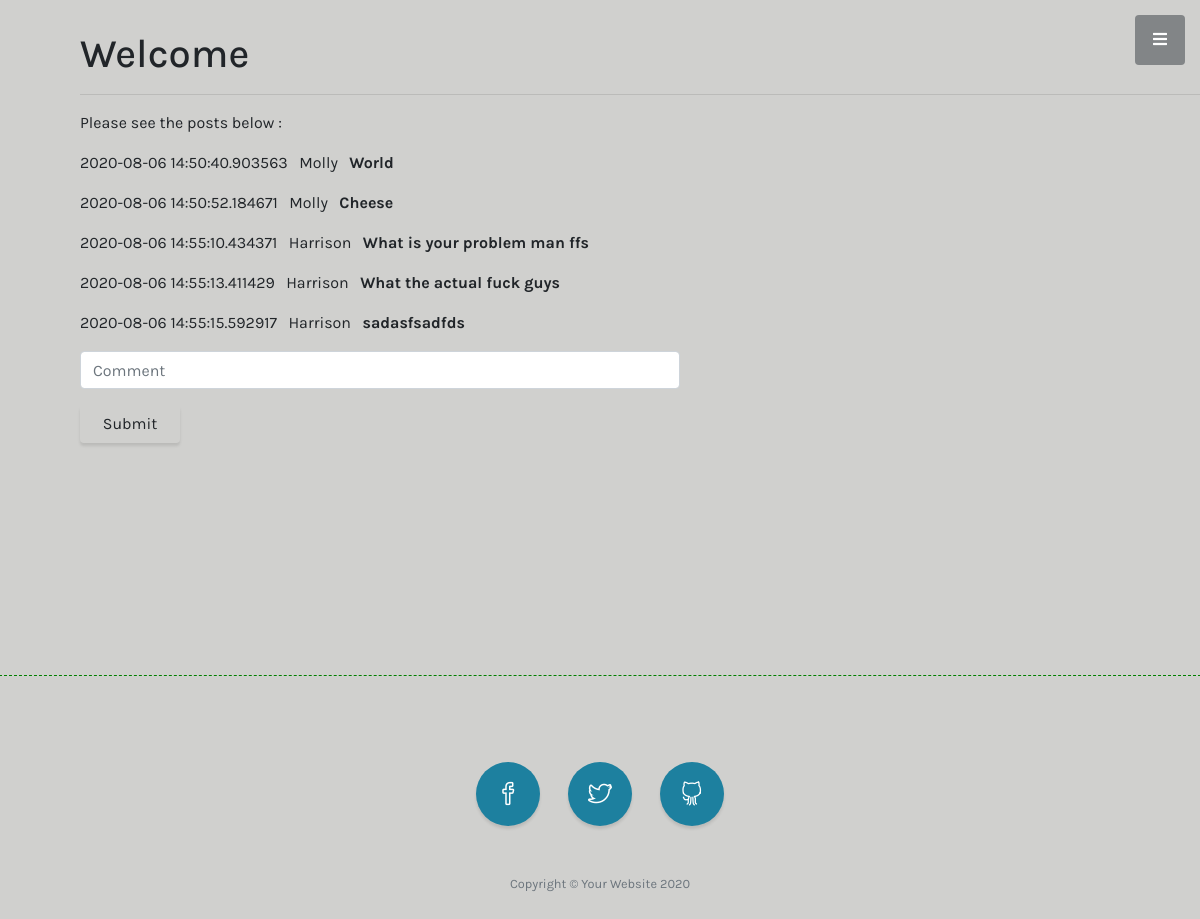
The app's page /Molly/posts (signed in), older data.
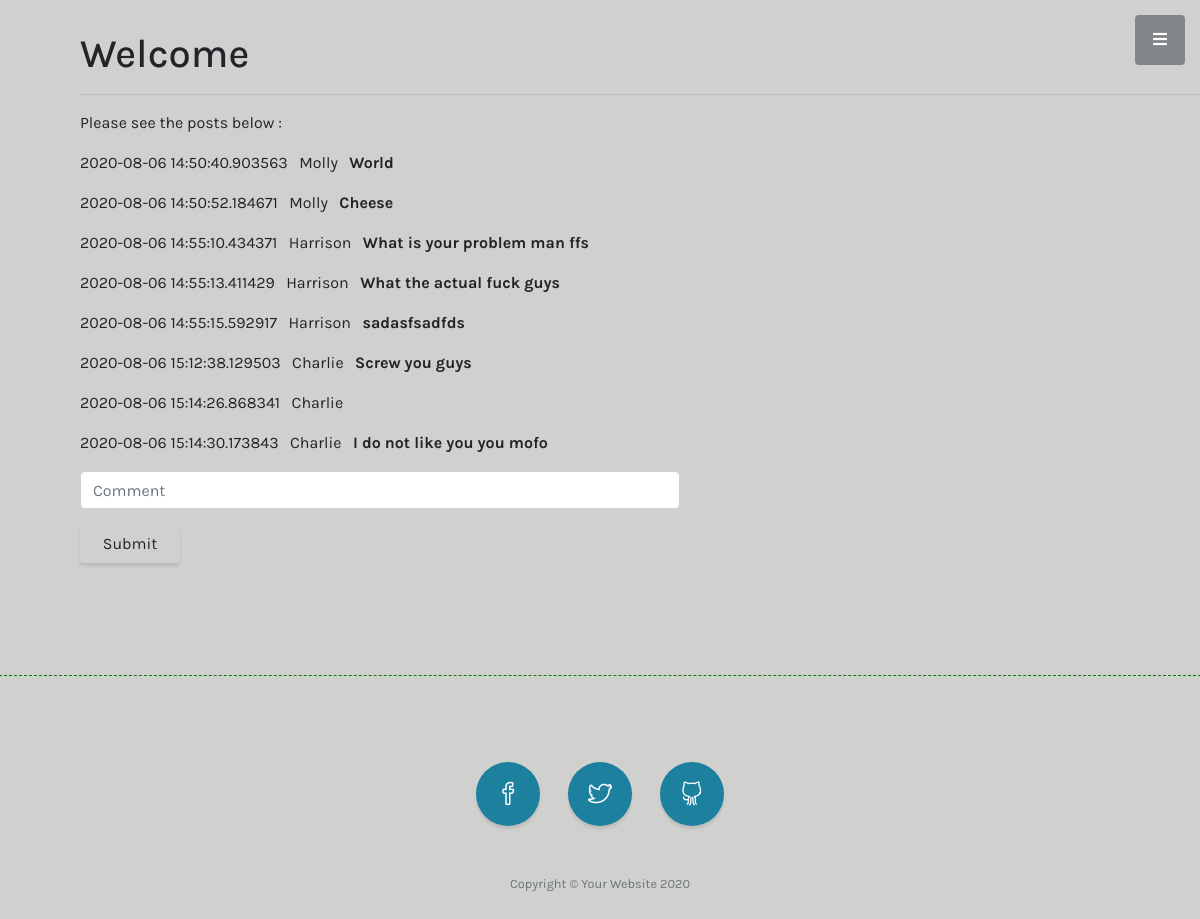
The same page, newer data.
### app/models.py (models this page shows, shortened)
class Posts(db.Model):
    id = db.Column(db.Integer, primary_key=True)
    body = db.Column(db.String(120), index=True)
    timestamp = db.Column(db.DateTime, index=True, default=datetime.utcnow)
    user_id = db.Column(db.Integer, db.ForeignKey('person.id'))
    request = db.relationship("Person", backref=backref("Posts", uselist=False))

class Person(db.Model, UserMixin):
    id = db.Column(db.Integer, primary_key=True)
    name = db.Column(db.String(120), index=True, unique=True)
    email = db.Column(db.String(120), index=True, unique=True)
    password_hash = db.Column(db.String(128))
    posts = db.relationship('Posts', backref='People', lazy=True)
    about_me = db.Column(db.String(340))
    last_seen = db.Column(db.DateTime, default=datetime.utcnow())

### app/routes.py (the view)
@app.route('/<username>/posts', methods=["GET", "POST"])
def posts(username):
    user = Person.query.filter_by(name=username).first_or_404()
    posts = Posts.query.all()
    form = UserPost()
    if form.validate_on_submit():
        post = Posts(body = form.body.data, user_id = current_user.id)
        db.session.add(post)
        db.session.commit()
        return redirect(url_for('posts', username= current_user.name))
    return render_template('posts.html', user=username, posts=posts, form=form)

### app/forms.py
class UserPost(FlaskForm):
    body = StringField("Info")
    submit = SubmitField("Submit")

### app/models.py (called while the page is built)
@login.user_loader
def load_user(id):
    return Person.query.get(int(id))

### app/templates/posts.html (shortened to what this page needs)
{% extends 'reduced_base.html' %}
    {% block content %}
  <link rel="stylesheet" href="https://cdn.materialdesignicons.com/4.8.95/css/materialdesignicons.min.css">
  <link rel="stylesheet" href="https://stackpath.bootstrapcdn.com/bootstrap/4.4.1/css/bootstrap.min.css">
  <link rel="stylesheet" href="{{ url_for('static', filename='assets/css/login.css') }}">
    <body>
    <div class="aspectwrapper">
          <div class="content">
            <div style = "padding-left:80px; padding-top: 30px; display: inline-block; width: 100%; position: relative;">
                    <h1>Welcome {{user.name}}</h1>
                    <hr>
                    <p>Please see the posts below : </p>
                        {% for post in posts %}
                            <p>{{ post.timestamp }} &nbsp; {{ post.request.name }}  &nbsp; <b>{{ post.body }}</b></p>
                        {% endfor %}
                        <form method="post">
                          <div class="form-group" style="max-width:600px;">
                            {{ form.body(class="form-control", placeholder="Comment") }}
                          </div>
                            <div class="form-group" style="max-width:100px;">
                            {{ form.submit(class="btn btn-block login-btn mb-4" ) }}
                            </div>
                        </form>
            </div>
        </div>
          </div>
    </body>
    {% endblock %}

### app/templates/reduced_base.html (shortened to what this page needs)
<!DOCTYPE html>
<html lang="en">
<head>
  <link href="../static/assets/vendor/bootstrap/css/bootstrap.min.css" rel="stylesheet">
  <link href="../static/assets/vendor/fontawesome-free/css/all.min.css" rel="stylesheet" type="text/css">
  <link href="../static/assets/vendor/simple-line-icons/css/simple-line-icons.css" rel="stylesheet">
  <link href="../static/assets/css/stylish-portfolio.min.css" rel="stylesheet">
</head>
<body id="page-top">
  <a class="menu-toggle rounded" href="#">
    <i class="fas fa-bars"></i>
  </a>
    {% block content %}
    {% endblock %}
  <footer class="footer text-center" id="contact">
    <div class="container">
      <ul class="list-inline mb-5">
        <li class="list-inline-item">
          <a class="social-link rounded-circle text-white mr-3" href="#!">
            <i class="icon-social-facebook"></i>
          </a>
        </li>
        <li class="list-inline-item">
          <a class="social-link rounded-circle text-white mr-3" href="#!">
            <i class="icon-social-twitter"></i>
          </a>
        </li>
        <li class="list-inline-item">
          <a class="social-link rounded-circle text-white" href="#!">
            <i class="icon-social-github"></i>
          </a>
        </li>
      </ul>
      <p class="text-muted small mb-0">Copyright &copy; Your Website 2020</p>
    </div>
  </footer>
</body>
</html>

### app/static/assets/css/login.css (style rules this page uses)
body { font-family: "Karla", sans-serif; background-color: #d0d0ce; min-height: 100vh; }

### app/templates/posts.html (style rules this page uses)
.aspectwrapper { display: inline-block; width: 100%; position: relative; }
.aspectwrapper::after { padding-top: 56.25%; display: block; content: ''; }
.content { position: absolute; top: 0; bottom: 0; right: 0; left: 0; outline: thin dashed green; }

Row changes from the older to the newer data that the page shows:
added Posts: timestamp "2020-08-06 15:12:38.129503", request.name "Charlie", body "Screw you guys"
added Posts: timestamp "2020-08-06 15:14:26.868341", request.name "Charlie"
added Posts: timestamp "2020-08-06 15:14:30.173843", request.name "Charlie", body "I do not like you you mofo"
